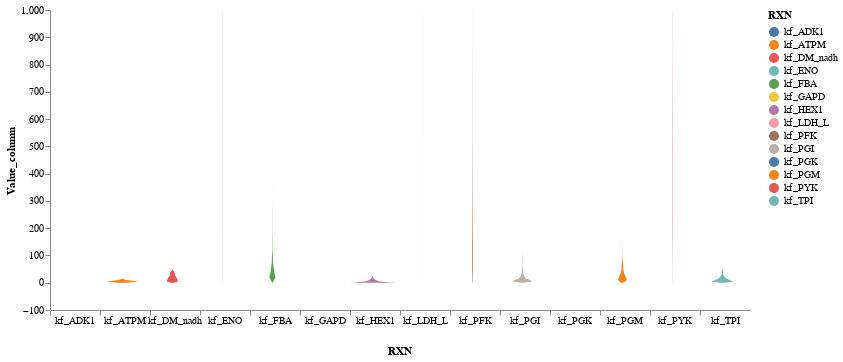

Write notebook code for a chart like this one.
### Code cell
# Violin Plot of percs distribution without log tranforming
alt.data_transformers.disable_max_rows()
alt.Chart(data_vis).transform_density(
    'val',
    as_=['Value_column', 'density'],    
    extent=[-0.1, 1000],
    groupby=['RXN']
    ).mark_area(orient='horizontal').encode(
    y=alt.Y('Value_column:Q',axis=alt.Axis(grid=False,ticks=True)),
    color='RXN:N',
    x=alt.X('density:Q', stack='center',impute=None,
        title=None,
        axis=alt.Axis(labels=False, values=[0],grid=False, ticks=True)),
        tooltip=['RXN:N', "Value_column:Q"], 
    column=alt.Column(
        'RXN:N',header=alt.Header(
            titleOrient='bottom',
            labelOrient='bottom',
            labelPadding=0))
).properties(
    width=50).configure_facet(spacing=0).configure_view(stroke=None).interactive()

### Figure 1 — Vega-Lite specification as saved in the notebook (floating-point values rounded to 4 significant figures; data arrays with more than 128 entries replaced by an {"elided": "..."} marker saying what was removed)
{"config": {"view": {"continuousWidth": 400, "continuousHeight": 300, "stroke": null}, "facet": {"spacing": 0}}, "data": {"name": "data-1a6ce1bbfd1e5cef7e5879ddd4a89501"}, "mark": {"type": "area", "orient": "horizontal"}, "encoding": {"color": {"field": "RXN", "type": "nominal"}, "column": {"field": "RXN", "header": {"labelOrient": "bottom", "labelPadding": 0, "titleOrient": "bottom"}, "type": "nominal"}, "tooltip": [{"field": "RXN", "type": "nominal"}, {"field": "Value_column", "type": "quantitative"}], "x": {"axis": {"grid": false, "labels": false, "ticks": true, "values": [0]}, "field": "density", "impute": null, "stack": "center", "title": null, "type": "quantitative"}, "y": {"axis": {"grid": false, "ticks": true}, "field": "Value_column", "type": "quantitative"}}, "selection": {"selector027": {"type": "interval", "bind": "scales", "encodings": ["x", "y"]}}, "transform": [{"density": "val", "extent": [-0.1, 1000], "groupby": ["RXN"], "as": ["Value_column", "density"]}], "width": 50, "$schema": "https://vega.github.io/schema/vega-lite/v4.17.0.json", "datasets": {"data-1a6ce1bbfd1e5cef7e5879ddd4a89501": {"elided": "21140 records"}}}
